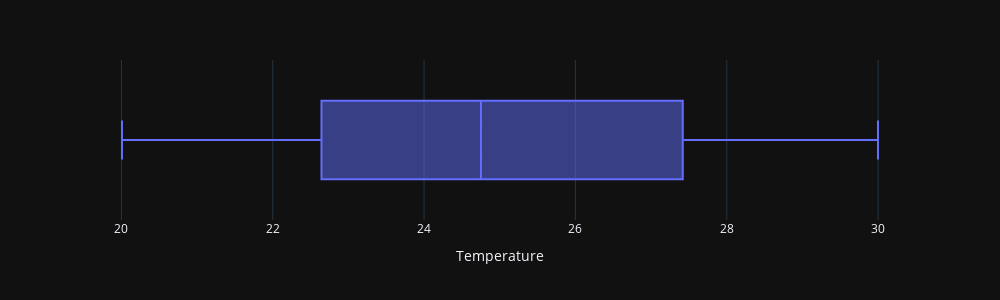

Notebook cell for this chart:
### Code cell
fig = px.box(data_frame = energy_df,
            x = "Temperature",
            width = 1000,
            height = 300)
fig.update_layout({"template":"plotly_dark"})
fig.show()

### Figure 1 — Plotly figure (JSON) as saved in the notebook; plotly's stock layout.template omitted (floating-point values rounded to 4 significant figures; data arrays with more than 128 entries replaced by an {"elided": "..."} marker saying what was removed)
{"data": [{"alignmentgroup": "True", "hovertemplate": "Temperature=%{x}<extra></extra>", "legendgroup": "", "marker": {"color": "#636efa"}, "name": "", "notched": false, "offsetgroup": "", "orientation": "h", "showlegend": false, "type": "box", "x": {"elided": "1000 float values"}, "x0": " ", "xaxis": "x", "y0": " ", "yaxis": "y"}], "layout": {"boxmode": "group", "height": 300, "legend": {"tracegroupgap": 0}, "margin": {"t": 60}, "width": 1000, "xaxis": {"anchor": "y", "domain": [0, 1], "title": {"text": "Temperature"}}, "yaxis": {"anchor": "x", "domain": [0, 1]}}}
